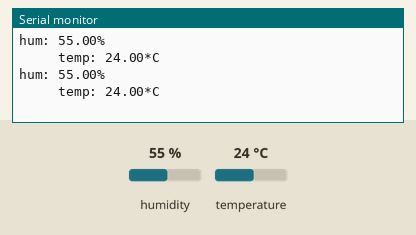
Recording of a sketch running on a simulated Arduino Uno, built with avr-gcc and run on an emulated ATmega328P. On the bench: the last lines printed to the serial monitor. The test bench sets the inputs (shaded band); at power-on: humidity 55 %, temperature 24 °C.

Above: at 4.8 s.
4.9 s: humidity set to 22 %
At 6.9 s:
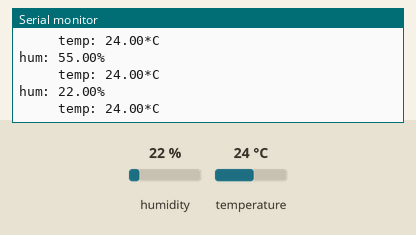
7.9 s: temperature set to 12 °C
At 8.6 s:
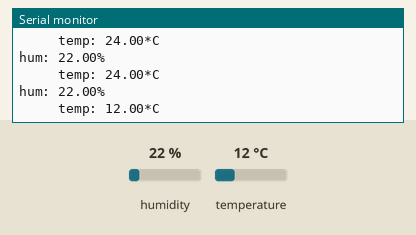
10.9 s: humidity set to 40 %
At 13.3 s:
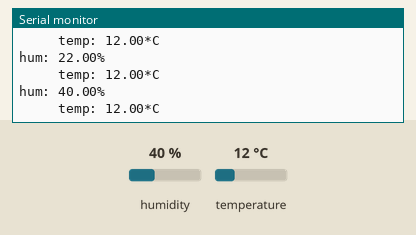
Timing chart, 0 to 14.8 s (numbered marks = the images above; inputs shaded):
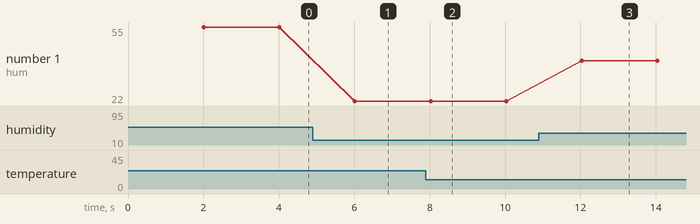

The sketch:

HumiditySensor.ino
```cpp
#include <DHT.h>

#define DHT_DATA_PIN 2

DHT sensor;
float currentHumidity = 0;
float currentTemperature = 0;


void setup() {

  sensor.setup(DHT_DATA_PIN);
  Serial.begin(115200);
}


void loop() {

  delay(sensor.getMinimumSamplingPeriod());

  checkHumidity();
  checkTemperature();
}


void checkHumidity() {

  currentHumidity = sensor.getHumidity();
  Serial.print("hum: "); Serial.print(currentHumidity); Serial.println("%");
}


void checkTemperature() {

  currentTemperature = sensor.getTemperature();
  Serial.print("\t\t temp: "); Serial.print(currentTemperature); Serial.println("*C");
}
```

Measured:
- after the input at 4.9 s, the serial monitor: prints a new line after 1.1 s (image 1)
- after the input at 7.9 s, the serial monitor: prints a new line after 0.13 s (image 2)
- after the input at 10.9 s, the serial monitor: prints a new line after 1.1 s (image 3)
- plotted number 1: 55 → 22 after the input at 4.9 s, 22 → 40 after the input at 10.9 s
